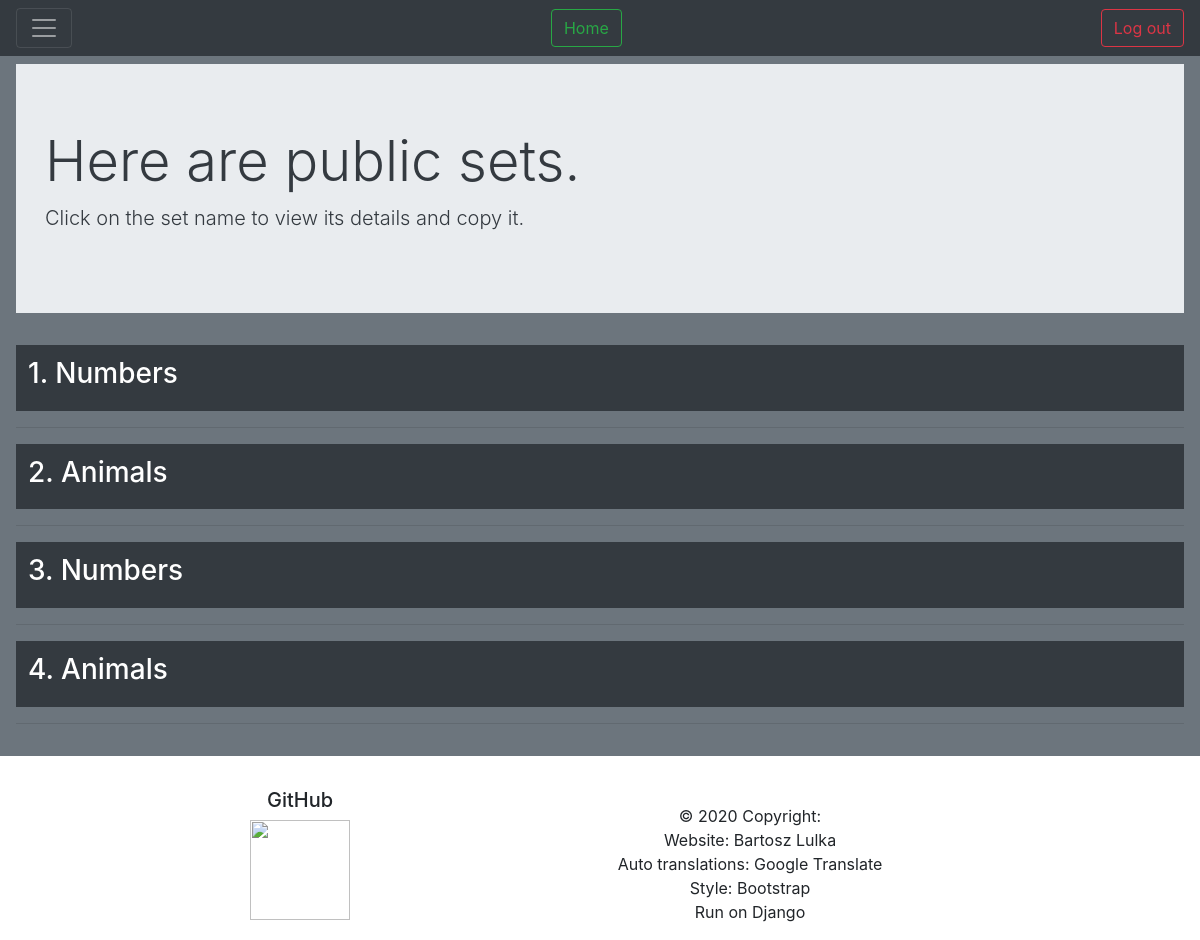
The app's page /cards/public_sets/ (signed in), older data.
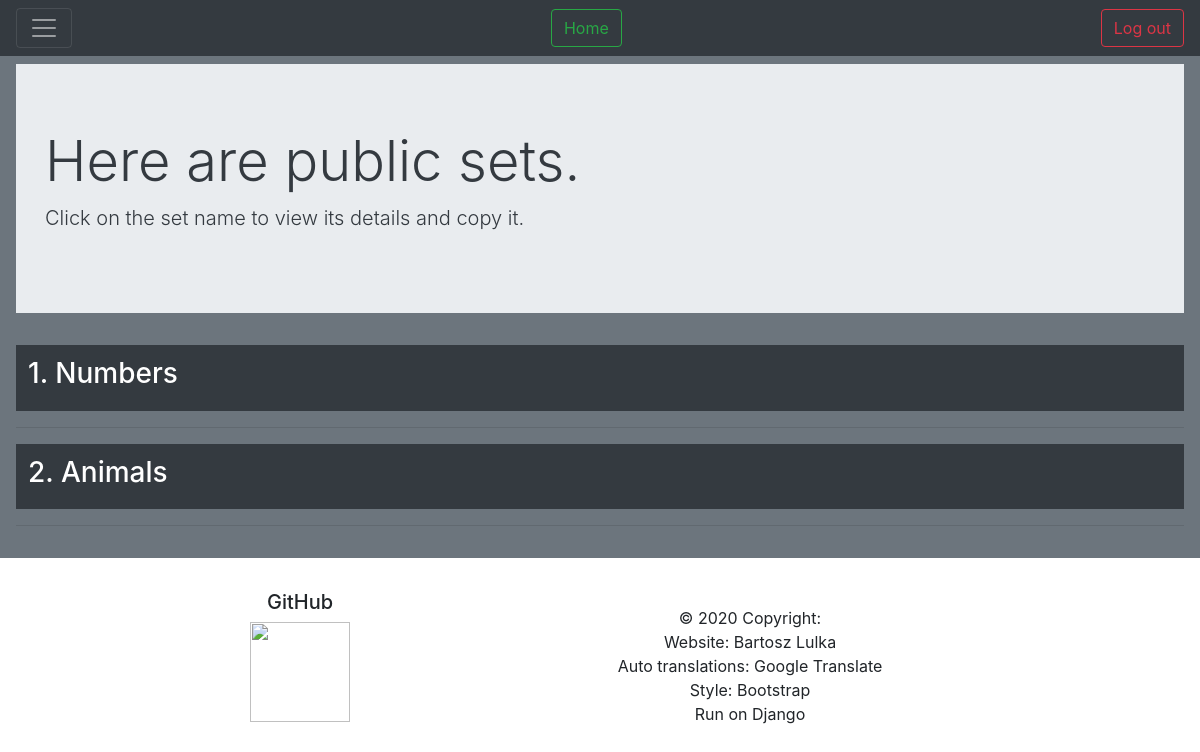
The same page, newer data.
### Cards/models.py (models this page shows, shortened)
class CardFolder(models.Model):
    user = models.ForeignKey(User, on_delete=models.CASCADE)
    name = models.CharField(max_length=200)
    create_date = models.DateField(auto_now_add=True)
    edit_date = models.DateField(auto_now=True)
    lang1 = models.CharField(max_length=5, choices=langcodes.LangCodes, default="en")
    lang2 = models.CharField(max_length=5, choices=langcodes.LangCodes, default="pl")
    lang3 = models.CharField(max_length=5, choices=langcodes.LangCodes, default="ja", blank=True)
    lang4 = models.CharField(max_length=5, choices=langcodes.LangCodes, default="es", blank=True)
    lang5 = models.CharField(max_length=5, choices=langcodes.LangCodes, default="de", blank=True)
    score = models.SmallIntegerField(default=0)
    comment = models.CharField(max_length=400, blank=True)
    public = models.BooleanField(default=False)
    def get_langs(self, item=False):
        langs = (self.lang1, self.lang2, self.lang3, self.lang4, self.lang5)
        lang_choices = []
        lang_values = []
        lang_keys = []
        for i in langs:
            if i != "":
                value = langcodes.LangCodesDict[i].capitalize()
                lang_choices.append((i, value))
                lang_values.append(value)
                lang_keys.append(i)
        if item == 'value':
            return lang_values
        if item == 'key':
            return lang_keys
        else:
            return lang_choices
    def langs_keys(self):
        langs = [self.lang1, self.lang2, self.lang3, self.lang4, self.lang5]
        true_langs = []
        for i in langs:
            if i != "":
                true_langs.append(i)
        return true_langs
    def langs_no(self):
        return len(self.get_langs())
    langs_no.short_description = "No of languages"

### Cards/views.py (the view)
# urls.py: path('public_sets/', views.public_sets, name='public_sets'),
@login_required
def public_sets(request):
    folders = CardFolder.objects.filter(public=True)
    return render(request, 'Cards/public_sets.html', {'folders': folders})

### Cards/templatetags/get_obj.py (called while the page is built)
@register.simple_tag
def get_card(lang, multicard):
    try:
        mcard = Card.objects.get(language=lang, multi_card=multicard)
    except Card.DoesNotExist:
        mcard = None
    return mcard

@register.filter
def width(languages):
    length = len(languages)
    return 94 / length

### Cards/templates/Cards/public_sets.html (shortened to what this page needs)
{% extends "base.html" %}
{% block styles %}
{% load get_obj %}
{% endblock %}
{% block body %}
<div class="jumbotron jumbotron-fluid">
  <div class="container">
    <div class="text-dark">
    <h1 class="display-4">Here are public sets.</h1>
    <p class="lead">Click on the set name to view its details and copy it.</p>
    </div>
  </div>
</div>
  {% for folder in folders %}
    <table class="table table-hover table-dark table-borderless" style="border-collapse:collapse;">
      <thead>
        <tr data-toggle="collapse" data-target="#b{{folder.id}}" class="clickable collapse-row collapsed">
          <th colspan="{{folder.langs_no|add:'-3'}}">
            <h3>
              {{ forloop.counter }}. {{ folder.name }}
            </h3>
          </th>
          <th class="hiddenRow" colspan=3>
          </th>
        </tr>
        </thead>
    </table>
  <hr/>
  {% endfor %}
{% endblock %}

Row changes from the older to the newer data that the page shows:
removed CardFolder: name "Numbers"
removed CardFolder: name "Animals"
